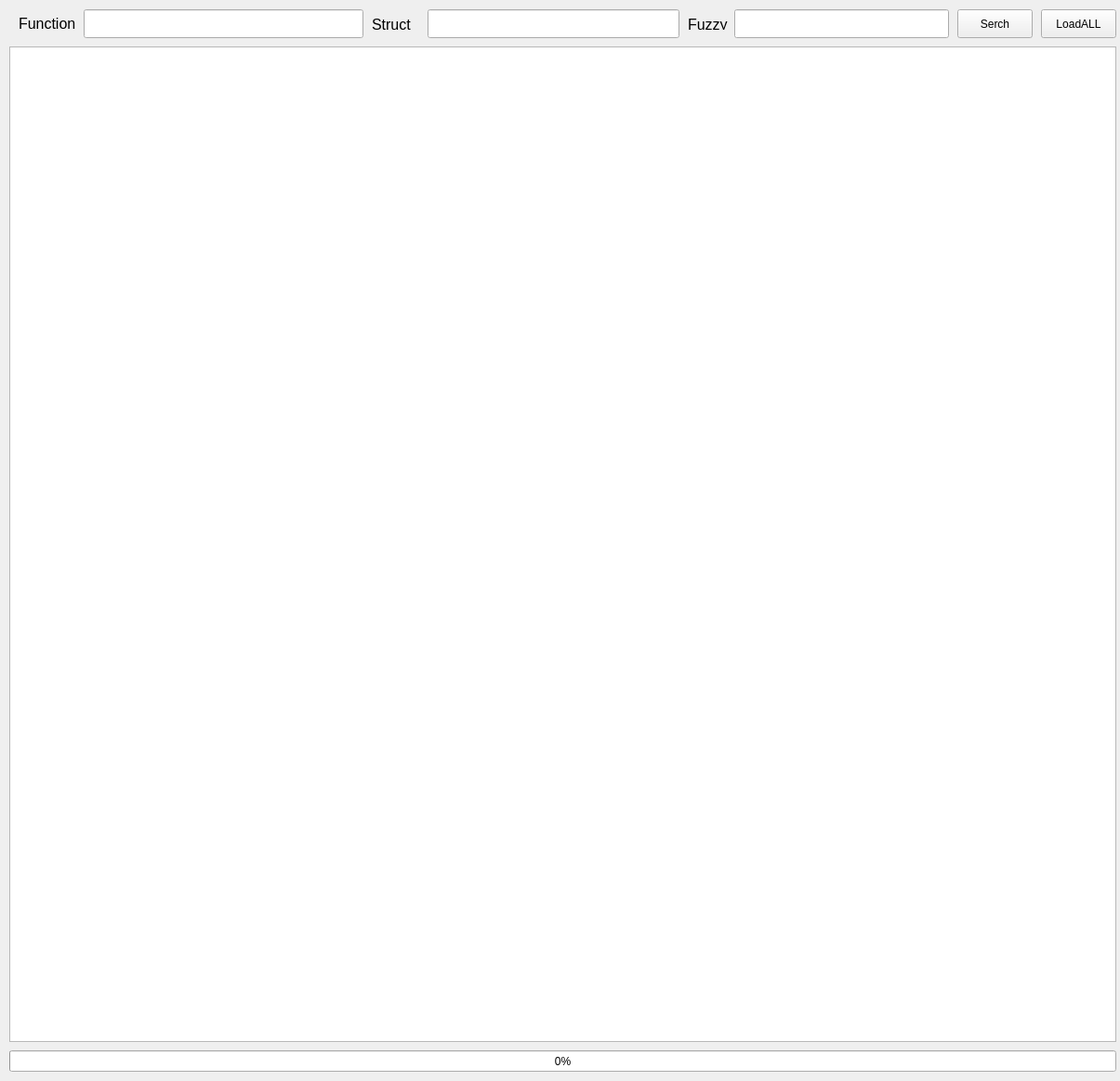
<?xml version="1.0" encoding="UTF-8"?>
<ui version="4.0">
 <class>Form_PDBView</class>
 <widget class="QWidget" name="Form_PDBView">
  <property name="geometry">
   <rect>
    <x>0</x>
    <y>0</y>
    <width>1205</width>
    <height>1163</height>
   </rect>
  </property>
  <property name="windowTitle">
   <string>Form</string>
  </property>
  <widget class="QTableView" name="tableView">
   <property name="geometry">
    <rect>
     <x>10</x>
     <y>50</y>
     <width>1191</width>
     <height>1071</height>
    </rect>
   </property>
  </widget>
  <widget class="QLineEdit" name="lineEdit">
   <property name="geometry">
    <rect>
     <x>90</x>
     <y>10</y>
     <width>301</width>
     <height>31</height>
    </rect>
   </property>
   <property name="font">
    <font>
     <pointsize>13</pointsize>
    </font>
   </property>
  </widget>
  <widget class="QLineEdit" name="lineEdit_2">
   <property name="geometry">
    <rect>
     <x>460</x>
     <y>10</y>
     <width>271</width>
     <height>31</height>
    </rect>
   </property>
   <property name="font">
    <font>
     <pointsize>13</pointsize>
    </font>
   </property>
  </widget>
  <widget class="QPushButton" name="pushButton">
   <property name="geometry">
    <rect>
     <x>1120</x>
     <y>10</y>
     <width>81</width>
     <height>31</height>
    </rect>
   </property>
   <property name="text">
    <string>LoadALL</string>
   </property>
  </widget>
  <widget class="QProgressBar" name="progressBar">
   <property name="geometry">
    <rect>
     <x>10</x>
     <y>1130</y>
     <width>1191</width>
     <height>23</height>
    </rect>
   </property>
   <property name="maximum">
    <number>100</number>
   </property>
   <property name="value">
    <number>0</number>
   </property>
  </widget>
  <widget class="QLabel" name="label">
   <property name="geometry">
    <rect>
     <x>20</x>
     <y>10</y>
     <width>91</width>
     <height>31</height>
    </rect>
   </property>
   <property name="font">
    <font>
     <pointsize>12</pointsize>
    </font>
   </property>
   <property name="text">
    <string>Function</string>
   </property>
  </widget>
  <widget class="QLabel" name="label_2">
   <property name="geometry">
    <rect>
     <x>400</x>
     <y>20</y>
     <width>54</width>
     <height>12</height>
    </rect>
   </property>
   <property name="font">
    <font>
     <pointsize>12</pointsize>
    </font>
   </property>
   <property name="text">
    <string>Struct</string>
   </property>
  </widget>
  <widget class="QPushButton" name="pushButton_2">
   <property name="geometry">
    <rect>
     <x>1030</x>
     <y>10</y>
     <width>81</width>
     <height>31</height>
    </rect>
   </property>
   <property name="text">
    <string>Serch</string>
   </property>
  </widget>
  <widget class="QLabel" name="label_3">
   <property name="geometry">
    <rect>
     <x>740</x>
     <y>20</y>
     <width>54</width>
     <height>12</height>
    </rect>
   </property>
   <property name="font">
    <font>
     <pointsize>12</pointsize>
    </font>
   </property>
   <property name="text">
    <string>Fuzzy</string>
   </property>
  </widget>
  <widget class="QLineEdit" name="lineEdit_3">
   <property name="geometry">
    <rect>
     <x>790</x>
     <y>10</y>
     <width>231</width>
     <height>31</height>
    </rect>
   </property>
   <property name="font">
    <font>
     <pointsize>13</pointsize>
    </font>
   </property>
  </widget>
 </widget>
 <resources/>
 <connections/>
</ui>
